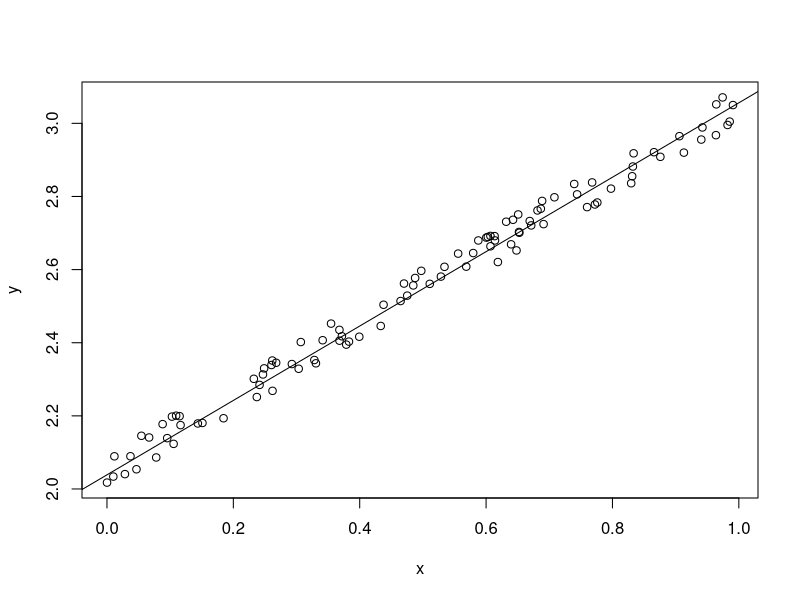

Here is the R script that generated this plot:

# Benjamin Buss
# STAT 4000 
# 2/11/2020
# In Class Notes


# --- SO FAR ---
# 1st assignment: Multiple Linear Regression
# 2nd assignmtnt: Theory of ^
# 3rd assignment: Theory and Practice of Logistic Regression
# 4rd Kernel Based Averages

# --- Looking Ahead ---
# Exam
# 1/3 programming
# 1/3 theory
# 1/3 data analytics


# Math Knowledge > Programming Skills
# Anyone can code
# Anyone can not do all the maths

# Theory -----------------

# What is principle of maximum likelyhood

#-Estimating the parameters of a statistical model to maximize the probability

# Least squares

#- minimizing the sum of squares of the resudials of euclidian distance

# Multiple Regression

#- 

# Multiple Logistic Regression

#- 

# Weighted Average

#- 

# How can they be used from Prediction

#- 

#Least squares only works when residual normal

#If binomial then weighted average

#If 


# R Skills --------------

# Matricies(transpose, invert, multiply, etc)

# for loops

# functions

# apply command



x = runif(100)
y = 2 + 1*x+runif(100, 0, 0.1)

M = matrix(c(rep(1,100),x), byrow=F, ncol = 2)

N = matrix(y, byrow = F, ncol = 1)

B = solve(t(M) %*% M) %*% (t(M) %*% N)

plot(x, y)
abline(2.03870, 1.01742)
































